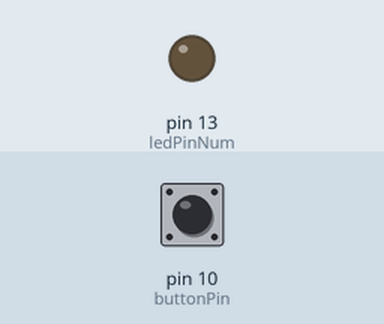
This sketch was run on a simulated Arduino Uno, built with avr-gcc and run on an emulated ATmega328P. Shown: output pins drawn as LEDs (lit = HIGH). The test bench sets the inputs (shaded band); at power-on: pin 10 (buttonPin) LOW.

Above: at 1.2 s.
1.3 s: pin 10 (buttonPin) pulled HIGH for 0.15 s
At 1.37 s:
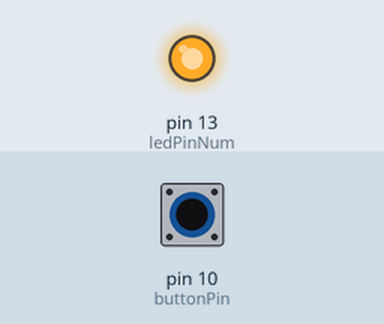
2.9 s: pin 10 (buttonPin) pulled HIGH for 3.2 s
At 7.0 s:
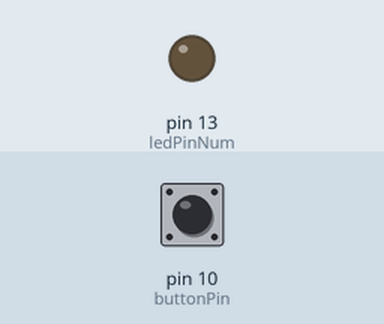
Timing chart, 0 to 8.5 s (numbered marks = the images above; inputs shaded):
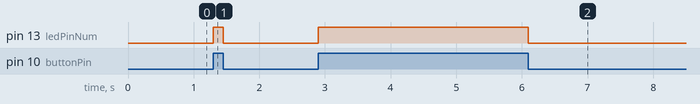

The sketch:

CS-4540-03-lab4-A1.ino
```cpp
//sample switch code
const int buttonPin = 10;
const int ledPinNum = 13;
int buttonState = 0;

void setup() {
   pinMode(ledPinNum, OUTPUT);
   pinMode(buttonPin, INPUT);
}
void loop() {
   buttonState = digitalRead(buttonPin);
   if (buttonState == HIGH) {
   digitalWrite(ledPinNum, HIGH);
   } else {
   digitalWrite(ledPinNum, LOW);
   }
}
```

Measured:
- after the input at 1.3 s, pin 13 (ledPinNum): LOW → HIGH at once, → LOW 0.15 s later
- after the input at 2.9 s, pin 13 (ledPinNum): LOW → HIGH at once, → LOW 3.2 s later
